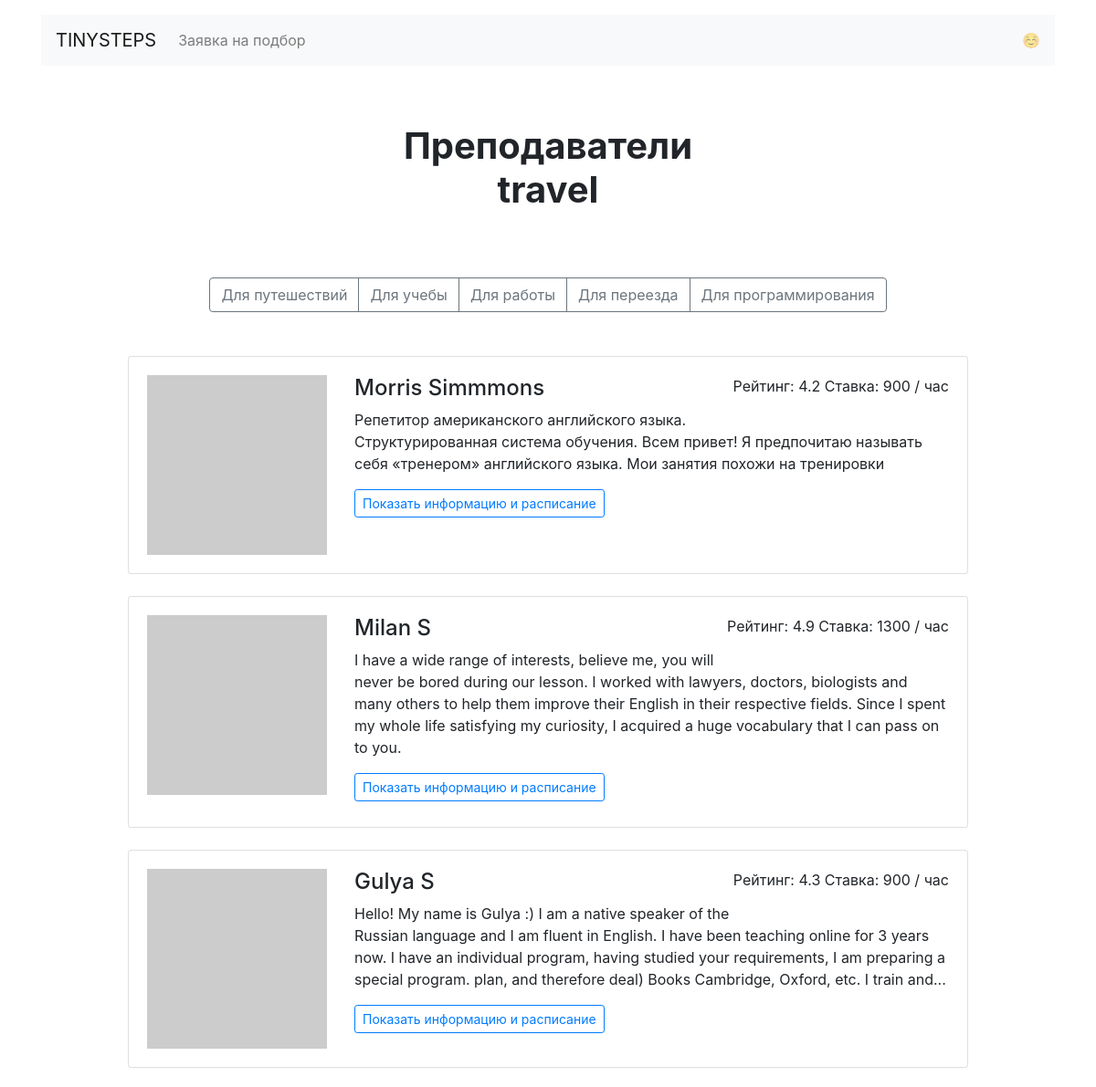
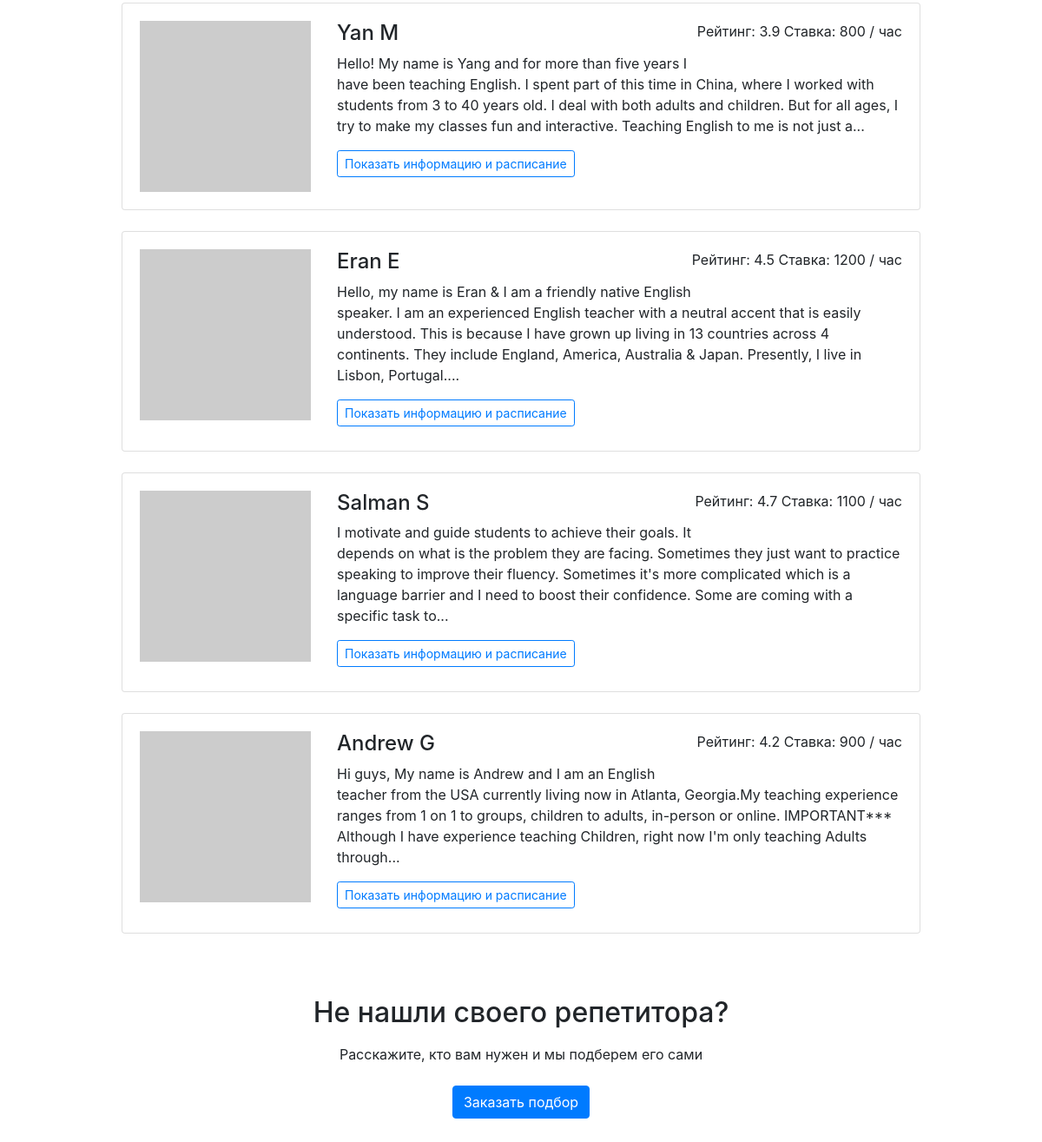
Page /goals/travel/ on the committed database (2 pictures, top to bottom).
### app.py (models this page shows)
class Teachers(db.Model):
    __tablename__ = "teachers"
    id = db.Column(db.Integer, primary_key=True)
    name = db.Column(db.String, nullable=False)
    about = db.Column(db.String)
    rating = db.Column(db.Float, nullable=False)
    picture = db.Column(db.String, nullable=False)
    price = db.Column(db.Integer, nullable=False)
    gender = db.Column(db.Boolean, nullable=False)
    travel = db.Column(db.Boolean, nullable=False)
    study = db.Column(db.Boolean, nullable=False)
    work = db.Column(db.Boolean, nullable=False)
    program = db.Column(db.Boolean, nullable=False)
    relocate = db.Column(db.Boolean, nullable=False)
    book = db.relationship("Booking")

### app.py (the view)
@app.route('/goals/<goal>/')
def render_goals_page(goal):
    teacher = db.session.query(Teachers).all()
    if goal == 'travel':
        teacher = db.session.query(Teachers).filter(Teachers.travel == True).all()
    elif goal == 'study':
        teacher = db.session.query(Teachers).filter(Teachers.study == True).all()
    elif goal == 'work':
        teacher = db.session.query(Teachers).filter(Teachers.work == True).all()
    elif goal == 'program':
        teacher = db.session.query(Teachers).filter(Teachers.program == True).all()
    return render_template('goal.html', teachers=teacher, goal=goal.lower(), goals=goals)

### templates/goal.html
{% extends 'base.html' %}
{% block container %}
<main class="container mt-3">
  <h1 class="h1 text-center w-50 mx-auto mt-1 py-5 mb-4"><strong>Преподаватели <br> {{ goal }}</strong></h1>
  <div class="text-center mb-5">
    <div class="btn-group mx-auto mb-0" role="group" aria-label="Basic example">
      {% for item in goals %}
        <a href="{{ url_for('render_goals_page', goal=item) }}" class="btn btn-outline-secondary">{{ goals[item] }}</a>
      {% endfor %}
    </div>
  </div>
  <div class="row">
    <div class="col-12 col-lg-10 offset-lg-1 m-auto">
    {% for teach in teachers %}
      <div class="card mb-4">
        <div class="card-body">
          <div class="row">
            <div class="col-3"><img src="{{ teach.picture }}" class="img-fluid" alt=""></div>
            <div class="col-9">
              <p class="float-right">Рейтинг: {{ teach.rating }} Ставка: {{ teach.price }} / час</p>
              <h2 class="h4">{{ teach.name }}</h2>
              <p>{{ teach.about|truncate(320) }}</p>
              <a href="{{ url_for('render_profiles_page', id_teacher=teach.id) }}" class="btn btn-outline-primary btn-sm mr-3 mb-2">Показать информацию и расписание</a>
            </div>
          </div>
        </div>
      </div>
    {% endfor %}
    </div>
  </div>
  <h2 class="text-center mt-5 mb-3">Не нашли своего репетитора?</h2>
  <p class="text-center mb-4">Расскажите, кто вам нужен и мы подберем его сами</p>
  <div class="text-center pb-5">
      <a href="{{ url_for('render_request_page') }}" class="btn btn-primary">Заказать подбор</a>
  </div>
</main>
{% endblock %}

### templates/base.html (shortened to what this page needs)
<!DOCTYPE html>
<html lang="ru">
<head>
  <link rel="stylesheet" href="https://stackpath.bootstrapcdn.com/bootstrap/4.3.1/css/bootstrap.min.css">
</head>
<body>
  <header class="container mt-3">
    <nav class="navbar navbar-expand-lg navbar-light bg-light">
      <a class="navbar-brand" href="{{ url_for('render_main') }}">TINYSTEPS</a>
      <div class="collapse navbar-collapse" id="navbarNav">
        <ul class="navbar-nav">
          <li class="nav-item">
            <a class="nav-link" href="{{ url_for('render_request_page') }}">Заявка на подбор</a>
          </li>
        </ul>
      </div>
      <span class="navbar-text d-sm-none d-lg-block">
        ☺️
      </span>
    </nav>
  </header>
  {% block container %} {% endblock %}
</body>
</html>

### templates/base.html (style rules this page uses)
li { list-style-type: none; }
ul { padding-left: 0; }

### rows in the picture
Teachers: rating "4.2", price "900", name "Morris Simmmons", about "Репетитор американского английского языка. Структурированная система обучения. Всем привет! Я предпочитаю называть себя «тренером» английского языка. Мои занятия похожи на тренировки"
Teachers: rating "4.9", price "1300", name "Milan S", about "I have a wide range of interests, believe me, you will never be bored during our lesson. I worked with lawyers, doctors, biologists and many others to help them improve their English in their respective fields. Since I spent my whole life satisfying my curiosity, I acquired a huge vocabulary that I can pass on to you."
Teachers: rating "4.3", price "900", name "Gulya S", about "Hello! My name is Gulya :) I am a native speaker of the Russian language and I am fluent in English. I have been teaching online for 3 years now. I have an individual program, having studied your requirements, I am preparing a special program. plan, and therefore deal) Books Cambridge, Oxford, etc. I train and..."
Teachers: rating "3.9", price "800", name "Yan M", about "Hello! My name is Yang and for more than five years I have been teaching English. I spent part of this time in China, where I worked with students from 3 to 40 years old. I deal with both adults and children. But for all ages, I try to make my classes fun and interactive. Teaching English to me is not just a..."
Teachers: rating "4.5", price "1200", name "Eran E", about "Hello, my name is Eran & I am a friendly native English speaker. I am an experienced English teacher with a neutral accent that is easily understood. This is because I have grown up living in 13 countries across 4 continents. They include England, America, Australia & Japan. Presently, I live in Lisbon, Portugal...."
Teachers: rating "4.7", price "1100", name "Salman S", about "I motivate and guide students to achieve their goals. It depends on what is the problem they are facing. Sometimes they just want to practice speaking to improve their fluency. Sometimes it's more complicated which is a language barrier and I need to boost their confidence. Some are coming with a specific task to..."
Teachers: rating "4.2", price "900", name "Andrew G", about "Hi guys, My name is Andrew and I am an English teacher from the USA currently living now in Atlanta, Georgia.My teaching experience ranges from 1 on 1 to groups, children to adults, in-person or online. IMPORTANT*** Although I have experience teaching Children, right now I'm only teaching Adults through..."

### other values in the picture
{{ goal }} "travel"
{{ goals[item] }} "Для путешествий" "Для учебы" "Для работы" "Для переезда" "Для программирования"
